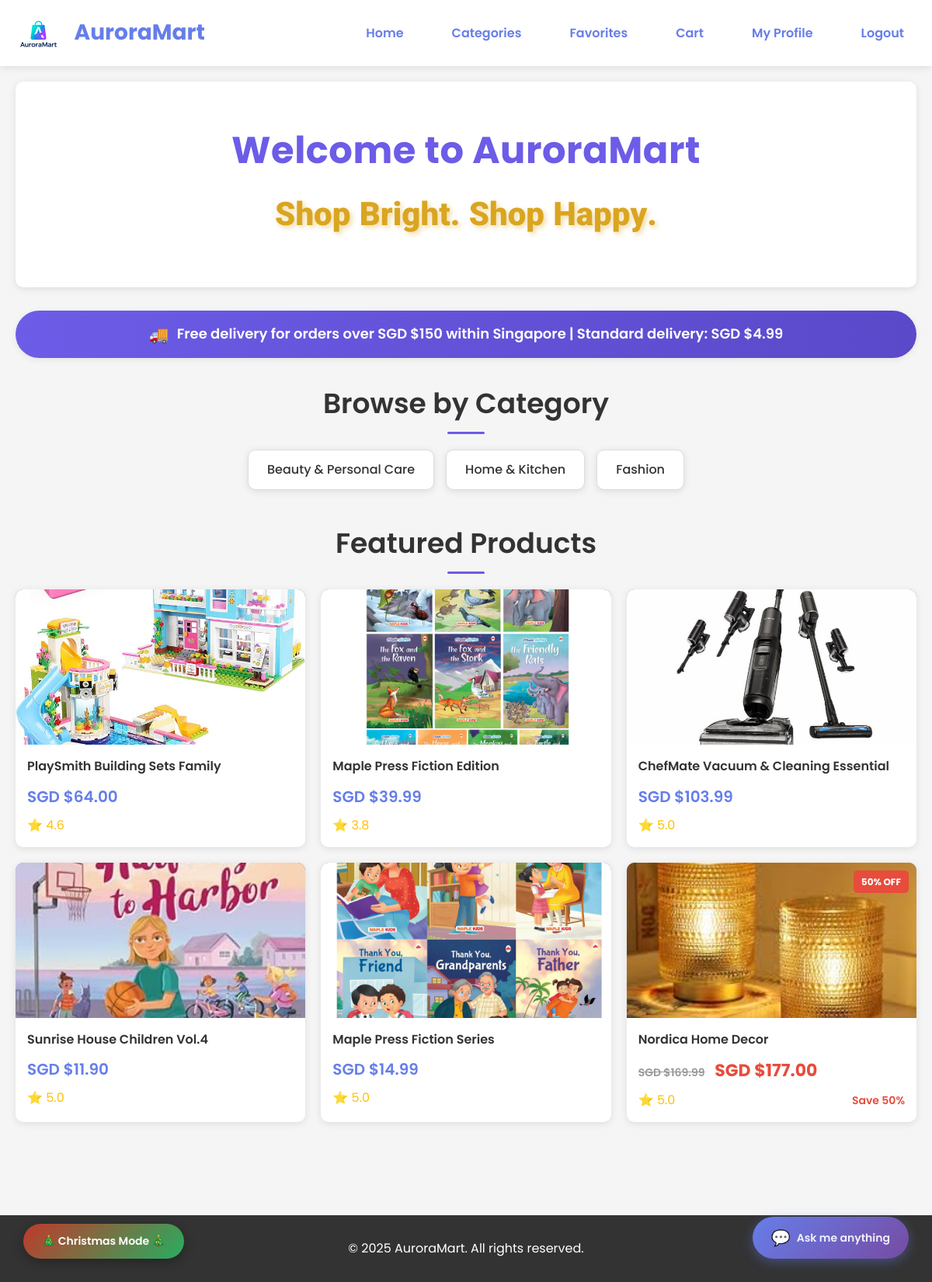
Screenshot of / (signed in) with the database file from the repository.
### storefront/models.py (models this page shows, shortened)
class Product(models.Model):
    name = models.CharField(max_length=255)
    description = models.TextField(blank=True, null=True)
    category = models.CharField(max_length=100)
    price = models.DecimalField(max_digits=10, decimal_places=2)
    stock = models.IntegerField(default=0)
    reorder_threshold = models.IntegerField(default=10)
    rating = models.DecimalField(max_digits=3, decimal_places=1, null=True, blank=True)
    image = models.ImageField(upload_to='products/', blank=True, null=True)
    created_at = models.DateTimeField(auto_now_add=True)
    updated_at = models.DateTimeField(auto_now=True)
    is_on_sale = models.BooleanField(default=False)
    original_price = models.DecimalField(max_digits=10, decimal_places=2, null=True, blank=True)
    discount_percentage = models.IntegerField(null=True, blank=True)
    class Meta:
        ordering = ['-created_at']

### storefront/views.py (the view, shortened to what this page needs)
# urls.py: path('', views.index, name='index'),
def index(request):
    storage = messages.get_messages(request)
    storage.used = True
    default_featured_product_ids = [189, 74, 110, 148, 111, 134]
    featured_products = None
    is_personalized = False
    if request.user.is_authenticated:
        try:
            customer = Customer.objects.get(user=request.user)
        except Customer.DoesNotExist:
            pass
    if not featured_products:
        featured_products = Product.objects.filter(id__in=default_featured_product_ids, stock__gt=0)
    categories = ['Beauty & Personal Care', 'Home & Kitchen', 'Fashion']
    cart_count = 0
    if request.user.is_authenticated:
        try:
            customer = Customer.objects.get(user=request.user)
            cart = Cart.objects.get(customer=customer)
            cart_count = cart.items.count()
        except:
            cart_count = 0
    context = {
        'featured_products': featured_products,
        'categories': categories,
        'cart_count': cart_count,
        'is_personalized': is_personalized,
    }
    return render(request, 'storefront/index.html', context)

### storefront/templates/storefront/index.html (shortened to what this page needs)
<!DOCTYPE html>
<html lang="en">
<head>
    {% load static %}
</head>
<body>
    <header>
        <nav>
            <div class="logo">
                {% load static %}
                <img src="{% static 'img/auroramart_logo.png' %}" alt="AuroraMart" style="height: 40px; vertical-align: middle; margin-right: 10px;">
                AuroraMart
            </div>
            <div class="nav-links">
                <a href="{% url 'storefront:index' %}">Home</a>
                <a href="{% url 'storefront:category_list' %}">Categories</a>
                {% if user.is_authenticated %}
                    <a href="{% url 'storefront:favorites' %}">Favorites</a>
                    <a href="{% url 'storefront:cart' %}">
                        Cart
                    </a>
                    <a href="{% url 'accounts:profile' %}">My Profile</a>
                    <a href="{% url 'accounts:logout' %}">Logout</a>
                {% else %}
                    <a href="{% url 'accounts:login' %}">Login</a>
                    <a href="{% url 'accounts:register' %}">Register</a>
                {% endif %}
            </div>
        </nav>
    </header>
    <div class="container" id="mainContainer">
        <button class="theme-toggle-btn" onclick="toggleChristmasTheme()">🎄 Christmas Mode 🎄</button>
        <div class="hero">
            <h1>Welcome to AuroraMart</h1>
            <p class="tagline">
                <span class="tagline-char">S</span><span class="tagline-char">h</span><span class="tagline-char">o</span><span class="tagline-char">p</span><span class="tagline-char word-spacing"> &nbsp;</span><span class="tagline-char">B</span><span class="tagline-char">r</span><span class="tagline-char">i</span><span class="tagline-char">g</span><span class="tagline-char">h</span><span class="tagline-char">t</span><span class="tagline-char">.</span><span class="tagline-char word-spacing"> &nbsp;</span><span class="tagline-char">S</span><span class="tagline-char">h</span><span class="tagline-char">o</span><span class="tagline-char">p</span><span class="tagline-char word-spacing"> &nbsp;</span><span class="tagline-char">H</span><span class="tagline-char">a</span><span class="tagline-char">p</span><span class="tagline-char">p</span><span class="tagline-char">y</span><span class="tagline-char">.</span>
            </p>
        </div>
        <div class="delivery-banner">
            <p><span class="icon">🚚</span> Free delivery for orders over SGD $150 within Singapore | Standard delivery: SGD $4.99</p>
        </div>
        <h2 class="section-title">Browse by Category</h2>
        <div class="categories">
            {% for category in categories %}
            <a href="{% url 'storefront:category_products' category_name=category %}" class="category-card">
                {{ category }}
            </a>
            {% endfor %}
        </div>
        <h2 class="section-title">Featured Products</h2>
        <div class="products-grid">
            {% for product in featured_products %}
            <div class="product-card">
                <a href="{% url 'storefront:product_detail' product.id %}">
                        {% if product.is_on_sale %}
                        <div class="product-badge">{{ product.discount_percentage }}% OFF</div>
                        {% endif %}
                        <div class="product-image">
                            {% if product.image %}
                                <img src="{{ product.image.url }}" alt="{{ product.name }}" style="width: 100%; height: 100%; object-fit: cover;">
                            {% else %}
                                📦
                            {% endif %}
                        </div>
                    <div class="product-info">
                        <div class="product-name">{{ product.name }}</div>
                        {% if product.is_on_sale %}
                        <div class="product-price">
                            <span class="product-price-original">SGD ${{ product.original_price }}</span>
                            <span class="product-price-sale">SGD ${{ product.price }}</span>
                        </div>
                        {% else %}
                        <div class="product-price">SGD ${{ product.price }}</div>
                        {% endif %}
                        <div class="product-rating-discount">
                            {% if product.rating %}
                            <div class="product-rating">⭐ {{ product.rating }}</div>
                            {% endif %}
                            {% if product.is_on_sale %}
                            <div class="product-discount-info">Save {{ product.discount_percentage }}%</div>
                            {% endif %}
                        </div>
                    </div>
                </a>
            </div>
            {% empty %}
            <p>No products available yet. Check back soon!</p>
            {% endfor %}
        </div>
    </div>
    <footer>
        <p>&copy; 2025 AuroraMart. All rights reserved.</p>
    </footer>
    {% include 'storefront/chatbox.html' %}
</body>
</html>

### rows the page displays
Product: image (picture), name "PlaySmith Building Sets Family", price "64.00", rating "4.6"
Product: image (picture), name "Maple Press Fiction Edition", price "39.99", rating "3.8"
Product: image (picture), name "ChefMate Vacuum & Cleaning Essential", price "103.99", rating "5.0"
Product: image (picture), name "Sunrise House Children Vol.4", price "11.90", rating "5.0"
Product: image (picture), name "Maple Press Fiction Series", price "14.99", rating "5.0"
Product: discount_percentage "50", image (picture), name "Nordica Home Decor", original_price "169.99", price "177.00", rating "5.0"

### other values shown
{{ category }} "Beauty & Personal Care" "Home & Kitchen" "Fashion"
